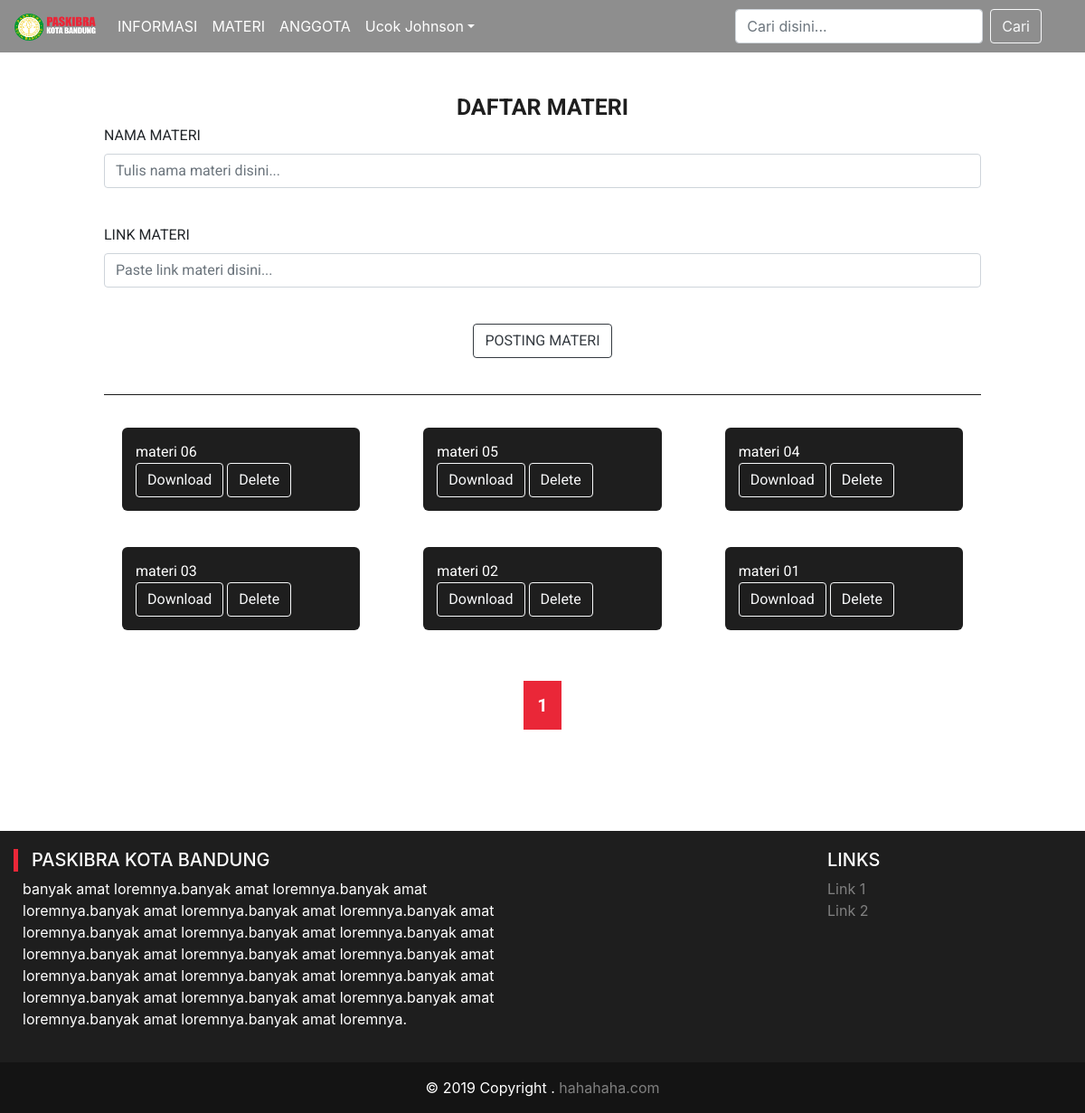
The page /x/materi.php (signed in) on the database its author committed.
### tables this page shows
CREATE TABLE `materi` (
  `id_materi` int(5) NOT NULL,
  `nama_materi` varchar(50) NOT NULL,
  `link` text NOT NULL
);

### x/materi.php (the view, shortened to what this page needs)
<?php
include('koneksi.php');
?>
<!doctype html>
<html lang="en">
<html>
<head>
  <link rel="stylesheet" href="css/style.css">
  <link rel="stylesheet" href="css/bootstrap.min.css">
</head>
<body>
      <nav class="navbar fixed-top navbar-expand-lg navbar-light bg-nav">
        <a class="navbar-brand" href="index.php">
            <img src="img/logo.png" width="90px" height="30px">
          </a>
        <div class="collapse navbar-collapse" id="navbarNav">
          <ul class="navbar-nav mr-auto">
            <li class="nav-item active">
              <a class="nav-link" href="informasi.php">INFORMASI<span class="sr-only">(current)</span></a>
            </li>
            <li class="nav-item">
              <a class="nav-link" href="materi.php">MATERI</a>
            </li>
            <?php
            if ($_SESSION['u_level'] == 'admin') {
              echo "<li class='nav-item'>
                <a class='nav-link' href='anggota.php'>ANGGOTA</a>
              </li>";
            }elseif ($_SESSION['u_level'] == 'user') {
              echo "<li class='nav-item'>
                <a class='nav-link' href='anggota.php'>ANGGOTA</a>
              </li>";
            }else{
            }
            ?>
             <li>
              <?php
              if ($_SESSION['u_level'] == 'admin') {
                echo "<div class='dropdown'><a class='nav-link dropdown-toggle' href='#' id='navbarDropdown' role='button' data-toggle='dropdown' aria-haspopup='true' aria-expanded='false'>";
                  echo  $_SESSION['u_nama']."</a>";
                  echo "<div class='dropdown-menu' aria-labelledby='navbarDropdown'>";
                  echo "  <a class='dropdown-item' href='logout.php'>Log Out</a></div></div>";
              }else if($_SESSION['u_level'] == 'user') {
                echo "<div class='dropdown'><a class='nav-link dropdown-toggle' href='#' id='navbarDropdown' role='button' data-toggle='dropdown' aria-haspopup='true' aria-expanded='false'>";
                  echo  $_SESSION['u_nama']."</a>";
                  echo "<div class='dropdown-menu' aria-labelledby='navbarDropdown'>";
                  echo "  <a class='dropdown-item' href='logout.php'>Log Out</a></div></div>";
              }else{
                echo "<a href='login.php'><button class='btn btn-danger my-2 my-sm-0' type='submit'>Login</button></a>";
              }
            ?>
            </li>
          </ul>
          <form class="form-inline my-2 my-lg-0" action="search.php" method="post">
            <input name="key" class="form-control mr-sm-2" type="search" autofocus autocomplete="off" placeholder="Cari disini..." aria-label="Search">
            <button name="cari" class="btn btn-outline-light my-2 my-sm-0" type="submit">Cari</button>&emsp;&emsp;
          </form>
        </div>
      </nav>
  <div class="isi">
    <div class="container-fluid">
      <center><div id="judul">DAFTAR MATERI</div></center>
      <?php if ($_SESSION['u_level'] == 'admin') { ?>
      <div class="row">
        <div class="col-md-12">
          <form method="POST" action="materi.php" enctype="multipart/form-data">
            <div class="form-group">
              <label for="exampleFormControlTextarea1">NAMA MATERI</label>
              <input name="nama_materi" rows="1" class="form-control" id="exampleFormControlTextarea1" placeholder="Tulis nama materi disini..."><br>
            </div>
            <div class="form-group">
              <label for="exampleFormControlTextarea1">LINK MATERI</label>
              <input name="link" rows="1" class="form-control" id="exampleFormControlTextarea1" placeholder="Paste link materi disini..."></textarea><br>
            </div>
            <center><button type="submit" name="upload" class="btn btn-outline-dark">POSTING MATERI</button></center>
            <br><hr style="background-color: rgb(30,30,30);">
          </form>
        </div>
      </div>
      <?php
      }else{
      }
      ?>
      <div class="row">
      <?php
      $batas = 15;
      $halaman = @$_GET['halaman'];
      if (empty($halaman)) {
        $posisi = 0;
        $halaman = 1;
      }else{
        $posisi = ($halaman-1) * $batas;
      }
      $tampilres = mysqli_query($koneksi, "SELECT * FROM materi ");
      $jumlahres = mysqli_num_rows($tampilres);
      $jumlahhal = ceil($jumlahres /$batas);
      $tampil = "SELECT * FROM materi ORDER BY id_materi DESC LIMIT $posisi, $batas";
      $hasil = mysqli_query($koneksi, $tampil);
        while ($row = mysqli_fetch_array($hasil)) {
          echo "<div class='col-md-4'>";
          echo "<div class='materi'>";
          echo $row['nama_materi']."<br><a href='".$row['link']."'>";
          echo "<button class='btn btn-outline-light my-2 my-sm-0' type='submit'>Download</button></a> ";
          if ($_SESSION['u_level'] == 'admin') {
            echo "<a href=\"delete.php?id=$row[id_materi]\"><button class='btn btn-outline-light my-2 my-sm-0' type='submit'>Delete</button></a>";
          }else{
          }
          echo "</div>";
          echo "</div><br>";
        }
      echo "</div></div><center><br><br>";
      $file = $_SERVER['PHP_SELF'];
      for ($i=1; $i <= $jumlahhal; $i++){
        if ($i == $halaman) {
          echo "<a href=\"$file?halaman=$i\" style='background:#ea2738 ;padding:15px;font-size:20px; text-decoration: none; font-weight: bold; color : white;'> $i </a>";
        }else{
          echo "<a href=\"$file?halaman=$i\" style='background:white ;padding:15px;font-size:20px; text-decoration: none; color : #ea2738;'> $i </a>";
        }
      };
      echo "</center>";
    ?>
  </div>
  <footer class="page-footer font-small blue pt-4"">
      <div class="container-fluid myfoot text-center text-md-left">
        <div class="row" style="padding-top: 20px; padding-bottom: 20px">
            <div class="col-md-6 mt-md-0 mt-3">
          <div class="tag"></div>
              <h5 class="text-uppercase" style="margin-left: 20px">PASKIBRA KOTA BANDUNG</h5>
              <p style="margin-left: 10px">banyak amat loremnya.banyak amat loremnya.banyak amat loremnya.banyak amat loremnya.banyak amat loremnya.banyak amat loremnya.banyak amat loremnya.banyak amat loremnya.banyak amat loremnya.banyak amat loremnya.banyak amat loremnya.banyak amat loremnya.banyak amat loremnya.banyak amat loremnya.banyak amat loremnya.banyak amat loremnya.banyak amat loremnya.banyak amat loremnya.banyak amat loremnya.banyak amat loremnya.</p>
            </div>
            <div class="col-md-3 mb-md-0 mb-3"></div>
            <div class="col-md-3 mb-md-0 mb-3">
              <h5 class="text-uppercase">Links</h5>
                <ul class="list-unstyled">
                  <li>
                    <a class="merah" href="#!">Link 1</a>
                  </li>
                  <li>
                    <a class="merah" href="#!">Link 2</a>
                  </li>
            </div>
        </div>
      </div>
      <div class="footer-copyright myfoot2 text-center py-3">© 2019 Copyright .
        <a class="merah" href="#"> hahahaha.com</a>
      </div>
  </footer>
</body>
</html>

### x/css/style.css (style rules this page uses)
body { font-family: arial, sans-serif; margin: 0px; padding: 0px; width: 100%; background: white !important; }
.bg-nav { background: rgba(30,30,30,0.5); }
nav .navbar-nav li a { color: white !important; }
.isi { font-family: 'roboto', sans-serif; background: white; width: 100%; margin: 0px ; padding: 100px; }
#judul { color: rgb(30,30,30); margin: 0px; font-size: 25px; font-weight: bold; }
.materi { margin: 20px; text-align: left; background-color: rgb(30,30,30); color: white; font-size: 16px; padding: 15px; border-radius: 6px; }
.myfoot { color: white; background: rgb(30,30,30); }
.myfoot2 { color: white; background: rgb(20,20,20); }
.tag { position: absolute; height: 25px; width: 5px; background-color: #ea2738; }
.merah { text-decoration: none; color:gray; }

### rows shown on the page
materi: nama_materi "materi 06"
materi: nama_materi "materi 05"
materi: nama_materi "materi 04"
materi: nama_materi "materi 03"
materi: nama_materi "materi 02"
materi: nama_materi "materi 01"

### other values the page prints
$_SESSION['u_nama'] "Ucok Johnson"
